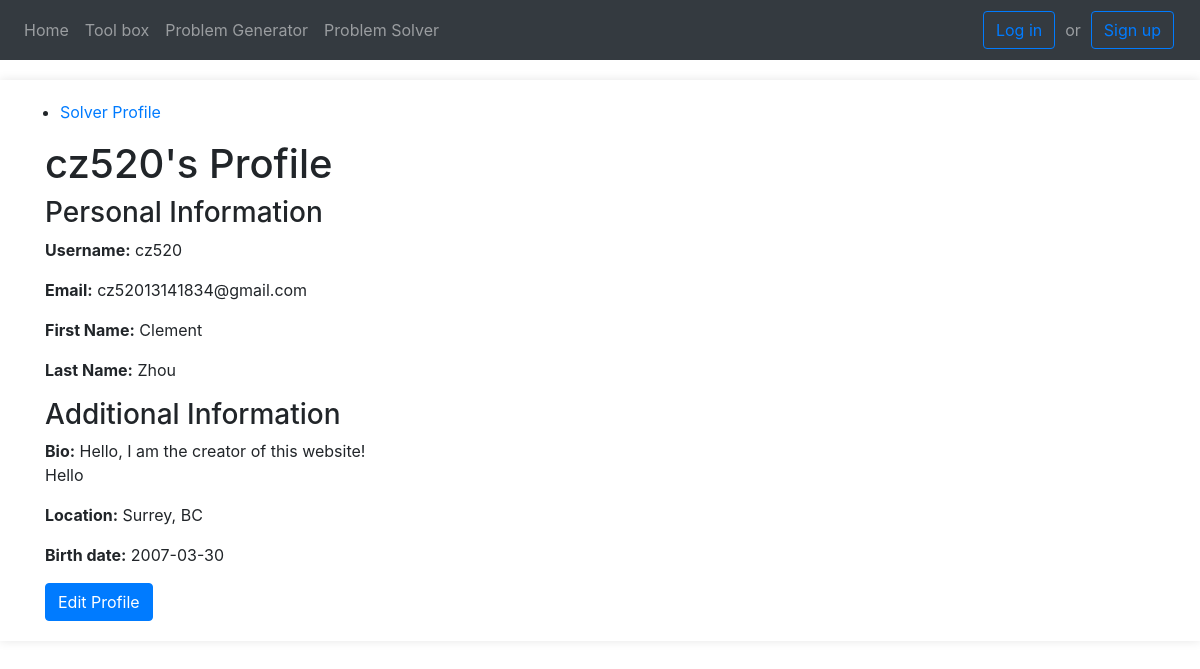
The app's page /accounts/profile/users/cz520/ with its own data.
### number_system/models.py (models this page shows, shortened)
class Profile(models.Model):
    user = models.OneToOneField(User, on_delete=models.CASCADE)
    bio = models.TextField(max_length=500, blank=True)
    location = models.CharField(max_length=30, blank=True)
    birth_date = models.DateField(null=True, blank=True)
    is_premium = models.BooleanField

### number_system/view/user_views.py (the view)
# urls.py: path('accounts/profile/users/<str:username>/', user_views.view_user_profile, name='view_profile'),
def view_user_profile(request, username):
    user = User.objects.get(username=username)
    profile = Profile.objects.get(user=user)
    return render(request, 'pages/user/profile.html', {'profile': profile, 'user': user})

### templates/pages/user/profile.html (shortened to what this page needs)
{% extends 'base.html' %}
{% load static %}
{% block content %}
    <div class="navigation">
      <ul>
        <li><a href="{% url 'solver_profile' %}">Solver Profile</a></li>
      </ul>
    </div>
    <div class="container">
        <h1>{{ user.username }}'s Profile</h1>
        <div class="row">
            <div class="col-md-8">
                <div class="profile-view">
                    <h3>Personal Information</h3>
                    <p><strong>Username:</strong> {{ user.username }}</p>
                    <p><strong>Email:</strong> {{ user.email }}</p>
                    <p><strong>First Name:</strong> {{ user.first_name }}</p>
                    <p><strong>Last Name:</strong> {{ user.last_name }}</p>
                    <h3>Additional Information</h3>
                    <p><strong>Bio:</strong> {{ profile.bio|linebreaksbr }}</p>
                    <p><strong>Location:</strong> {{ profile.location }}</p>
                    <p><strong>Birth date:</strong> {{ profile.birth_date|date:"Y-m-d" }}</p>
                    <a href="{% url 'edit_profile' %}" class="btn btn-primary">Edit Profile</a>
                </div>
            </div>
        </div>
    </div>
{% endblock %}

### number_system/static/css/styles.css (style rules this page uses)
body { font-family: Arial, sans-serif; margin: 0; padding: 0; background-color: #f4f4f4; }

### records on screen
Profile: bio "Hello, I am the creator of this website! Hello", location "Surrey, BC", birth_date "2007-03-30"

### other values on screen
{{ user.username }} "cz520"
{{ user.email }} "cz52013141834@gmail.com"
{{ user.first_name }} "Clement"
{{ user.last_name }} "Zhou"
